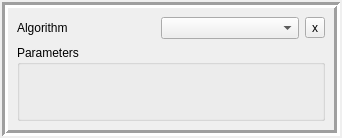
<?xml version="1.0" encoding="UTF-8"?>
<ui version="4.0">
 <class>indicator_dialog</class>
 <widget class="QWidget" name="indicator_dialog">
  <property name="enabled">
   <bool>true</bool>
  </property>
  <property name="geometry">
   <rect>
    <x>0</x>
    <y>0</y>
    <width>342</width>
    <height>138</height>
   </rect>
  </property>
  <property name="sizePolicy">
   <sizepolicy hsizetype="Expanding" vsizetype="Preferred">
    <horstretch>0</horstretch>
    <verstretch>0</verstretch>
   </sizepolicy>
  </property>
  <property name="windowTitle">
   <string>Form</string>
  </property>
  <layout class="QGridLayout" name="gridLayout">
   <property name="leftMargin">
    <number>2</number>
   </property>
   <property name="topMargin">
    <number>2</number>
   </property>
   <property name="rightMargin">
    <number>2</number>
   </property>
   <property name="bottomMargin">
    <number>2</number>
   </property>
   <item row="3" column="1">
    <widget class="QFrame" name="controls_trade">
     <property name="frameShape">
      <enum>QFrame::Box</enum>
     </property>
     <property name="frameShadow">
      <enum>QFrame::Sunken</enum>
     </property>
     <property name="lineWidth">
      <number>3</number>
     </property>
     <layout class="QGridLayout" name="gridLayout_5">
      <item row="0" column="0">
       <widget class="QLabel" name="label_5">
        <property name="text">
         <string>Algorithm</string>
        </property>
       </widget>
      </item>
      <item row="0" column="1">
       <widget class="QComboBox" name="algorithm"/>
      </item>
      <item row="0" column="2">
       <widget class="QToolButton" name="exec_trustline">
        <property name="text">
         <string>x</string>
        </property>
        <property name="toolButtonStyle">
         <enum>Qt::ToolButtonTextOnly</enum>
        </property>
       </widget>
      </item>
      <item row="1" column="0" colspan="3">
       <widget class="QGroupBox" name="algo_params">
        <property name="title">
         <string>Parameters</string>
        </property>
       </widget>
      </item>
      <item row="2" column="0" colspan="3">
       <layout class="QHBoxLayout" name="buttons_layout"/>
      </item>
     </layout>
    </widget>
   </item>
  </layout>
 </widget>
 <resources/>
 <connections/>
</ui>
